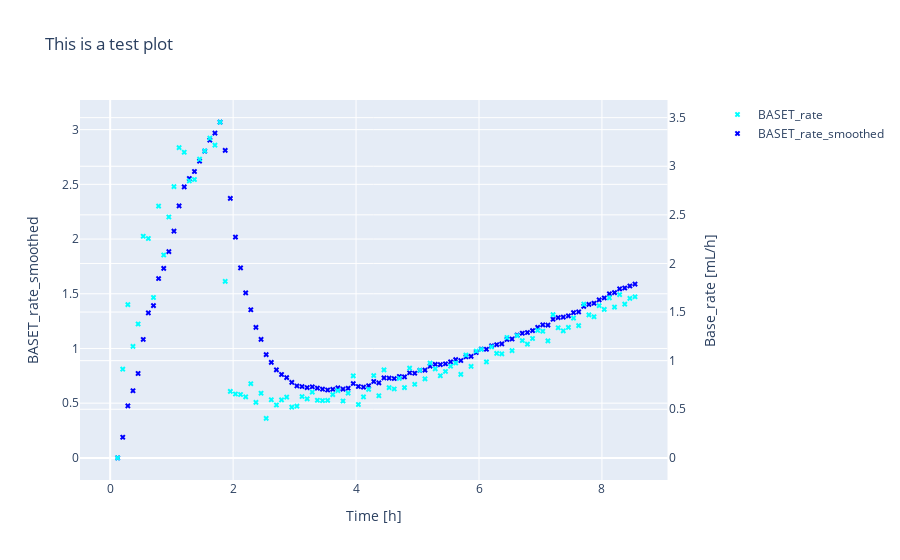

Write notebook code for a chart like this one.
### Markdown cell above
### Real measurement data from different sources

The example above was just a minimal example, let's work with real measurement data. In the next example we have measurement data coming from three different sources: the Sartorius Process Unit generating online measurement values of the process(`on`), the BlueSens CO2 Sensor collecting CO2 vol% values (`CO2`) and a hand made Excel file containing the offline measured data (`off`). In order to read the data, we need to in instantiate an `Experiment` object using more information than `path, exp_id, meta_path, types`. Since the data from different devices are differently formatted, we need to give information about this formatting. The constructor needs the information where the TimeStamp column is prtesent in the data. In our case, the TimeStamp column is always the first column (`0`). This would be also the default value if no `index_ts` argument is given, so this is kind of redundant in this example but shown for the demonstration. The `read_csv_settings` are the respective settings to read the data into a pandas DataFrame. The argument `to_datetime_settings` is used to recognize the correct DateTime format with pandas. The argument `calc_rate` is used to calculate the 1. derivation from a column. The argument `endpoint` tells which endpoint column to be used in `metadata`, if there are several endpoints (e.g. `end1, end2`). The argument `read_excel_settings` give the settings to read the metadata from an Excel file (constraint: `metadata` has to be present as an Excel file). The `smooth` argument can be used to create smoothed values from the existing columns, using the pandas `ewm` method and `kwargs_smooth` contains the respective smoothing settings.

The biomoni package comes with a module called `visualize` which can be used to display experimental data. By using the argument `column_dict`  you can specify which variables in the data should be displayed in which color. More info to the visualize package later. `visualize` accept a random number of keyword arguments which belong to the layout of plotlys `make_subplots` layout.

### Code cell
#constructor arguments
kwargs_exp = dict(meta_path = "metadata.xlsx"
    , types = {"off" : "offline.csv", "on": "online.CSV", "CO2" : "CO2.dat"}
    , exp_dir_manual = None
    , index_ts = {"off" : 0, "on": 0, "CO2" : 0}

    , read_csv_settings = { "off" : dict(sep=";", header = 0, usecols = None)
    , "on": dict(sep=";",encoding= "unicode_escape",decimal=",", skiprows=[1,2] , skipfooter=1, usecols = None, engine="python")
    , "CO2" : dict(sep=";",header = 0, skiprows=[0], usecols=[0,2,4], names =["ts","CO2", "p"])    }

    , to_datetime_settings = {"off" : dict(format = "%d.%m.%Y %H:%M", exact= False, errors = "coerce")
    , "on": dict(format = "%d.%m.%Y  %H:%M:%S", exact= False, errors = "coerce")
    , "CO2" : dict(format = "%d.%m.%Y %H:%M:%S", exact= False, errors = "coerce")   }

    , calc_rate = {"on" : "BASET"}
    , endpoint = "end1"
    , read_excel_settings = None
    , smooth = {"on" : "BASET_rate"}
    , kwargs_smooth = dict(halflife=3, adjust= False)
    )

# Read Fermentation 8 ("F8")
print("metadata: ")
Exp_real = Experiment(path, "F8", **kwargs_exp)
print(Exp_real.metadata)
print("experimental data: ")
display(Exp_real.dataset["on"])  #dataset contains one dataframe for one type of measurment ("on", "off", "CO2")

fig = visualize(Exp_real, column_dict= {"BASET_rate" : "cyan", "BASET_rate_smoothed" : "blue"}, title= "This is a test plot")
fig.show()

### Figure 1 — Plotly figure (JSON) as saved in the notebook; plotly's stock layout.template omitted (floating-point values rounded to 4 significant figures)
{"data": [{"marker": {"color": "cyan", "size": 5, "symbol": "x"}, "mode": "markers", "name": "BASET_rate", "type": "scatter", "x": [0.03778, 0.1211, 0.2044, 0.2878, 0.3711, 0.4544, 0.5378, 0.6211, 0.7044, 0.7878, 0.8711, 0.9544, 1.038, 1.121, 1.204, 1.288, 1.371, 1.454, 1.538, 1.621, 1.704, 1.788, 1.871, 1.954, 2.038, 2.121, 2.204, 2.288, 2.371, 2.454, 2.538, 2.621, 2.704, 2.788, 2.871, 2.954, 3.038, 3.121, 3.204, 3.288, 3.371, 3.454, 3.538, 3.621, 3.704, 3.788, 3.871, 3.954, 4.038, 4.121, 4.204, 4.288, 4.371, 4.454, 4.538, 4.621, 4.704, 4.788, 4.871, 4.954, 5.038, 5.121, 5.204, 5.288, 5.371, 5.454, 5.538, 5.621, 5.704, 5.788, 5.871, 5.954, 6.038, 6.121, 6.204, 6.288, 6.371, 6.454, 6.538, 6.621, 6.704, 6.788, 6.871, 6.954, 7.038, 7.121, 7.204, 7.288, 7.371, 7.454, 7.538, 7.621, 7.704, 7.788, 7.871, 7.954, 8.038, 8.121, 8.204, 8.288, 8.371, 8.454, 8.538], "xaxis": "x", "y": [null, 0, 0.913, 1.577, 1.147, 1.377, 2.28, 2.257, 1.65, 2.59, 2.087, 2.478, 2.791, 3.191, 3.144, 2.849, 2.864, 3.073, 3.158, 3.29, 3.217, 3.454, 1.816, 0.684, 0.657, 0.652, 0.628, 0.763, 0.571, 0.665, 0.407, 0.598, 0.544, 0.596, 0.625, 0.522, 0.532, 0.631, 0.607, 0.677, 0.593, 0.589, 0.592, 0.651, 0.692, 0.585, 0.666, 0.844, 0.549, 0.627, 0.705, 0.847, 0.639, 0.905, 0.722, 0.709, 0.818, 0.723, 0.923, 0.757, 0.902, 0.813, 0.975, 0.916, 0.845, 0.889, 0.943, 0.976, 0.859, 1.058, 0.941, 1.099, 1.116, 0.987, 1.142, 1.075, 1.07, 1.238, 1.103, 1.257, 1.207, 1.17, 1.228, 1.312, 1.303, 1.203, 1.473, 1.339, 1.307, 1.342, 1.438, 1.36, 1.582, 1.471, 1.452, 1.566, 1.527, 1.646, 1.551, 1.679, 1.581, 1.641, 1.657], "yaxis": "y2"}, {"marker": {"color": "blue", "size": 5, "symbol": "x"}, "mode": "markers", "name": "BASET_rate_smoothed", "type": "scatter", "x": [0.03778, 0.1211, 0.2044, 0.2878, 0.3711, 0.4544, 0.5378, 0.6211, 0.7044, 0.7878, 0.8711, 0.9544, 1.038, 1.121, 1.204, 1.288, 1.371, 1.454, 1.538, 1.621, 1.704, 1.788, 1.871, 1.954, 2.038, 2.121, 2.204, 2.288, 2.371, 2.454, 2.538, 2.621, 2.704, 2.788, 2.871, 2.954, 3.038, 3.121, 3.204, 3.288, 3.371, 3.454, 3.538, 3.621, 3.704, 3.788, 3.871, 3.954, 4.038, 4.121, 4.204, 4.288, 4.371, 4.454, 4.538, 4.621, 4.704, 4.788, 4.871, 4.954, 5.038, 5.121, 5.204, 5.288, 5.371, 5.454, 5.538, 5.621, 5.704, 5.788, 5.871, 5.954, 6.038, 6.121, 6.204, 6.288, 6.371, 6.454, 6.538, 6.621, 6.704, 6.788, 6.871, 6.954, 7.038, 7.121, 7.204, 7.288, 7.371, 7.454, 7.538, 7.621, 7.704, 7.788, 7.871, 7.954, 8.038, 8.121, 8.204, 8.288, 8.371, 8.454, 8.538], "xaxis": "x", "y": [null, 0, 0.1884, 0.4748, 0.6135, 0.771, 1.082, 1.325, 1.392, 1.639, 1.731, 1.885, 2.072, 2.303, 2.477, 2.553, 2.617, 2.711, 2.804, 2.904, 2.969, 3.069, 2.81, 2.372, 2.018, 1.736, 1.507, 1.354, 1.192, 1.084, 0.944, 0.8726, 0.8048, 0.7618, 0.7335, 0.6899, 0.6573, 0.6519, 0.6426, 0.6497, 0.638, 0.6279, 0.6205, 0.6268, 0.6402, 0.6288, 0.6365, 0.6793, 0.6524, 0.6472, 0.6591, 0.6979, 0.6857, 0.731, 0.7291, 0.725, 0.7442, 0.7398, 0.7776, 0.7733, 0.7999, 0.8026, 0.8382, 0.8542, 0.8523, 0.8599, 0.877, 0.8974, 0.8895, 0.9243, 0.9277, 0.9631, 0.9946, 0.993, 1.024, 1.034, 1.042, 1.082, 1.086, 1.122, 1.139, 1.146, 1.163, 1.193, 1.216, 1.213, 1.267, 1.282, 1.287, 1.298, 1.327, 1.334, 1.385, 1.403, 1.413, 1.445, 1.462, 1.5, 1.51, 1.545, 1.552, 1.571, 1.589], "yaxis": "y"}], "layout": {"title": {"text": "This is a test plot"}, "xaxis": {"anchor": "y", "domain": [0, 0.94], "title": {"text": "Time [h]"}}, "yaxis": {"anchor": "x", "domain": [0, 1], "title": {"standoff": 20, "text": "BASET_rate_smoothed"}, "type": "linear"}, "yaxis2": {"anchor": "x", "overlaying": "y", "side": "right", "title": {"standoff": 20, "text": "Base_rate [mL/h]"}, "type": "linear"}}}
